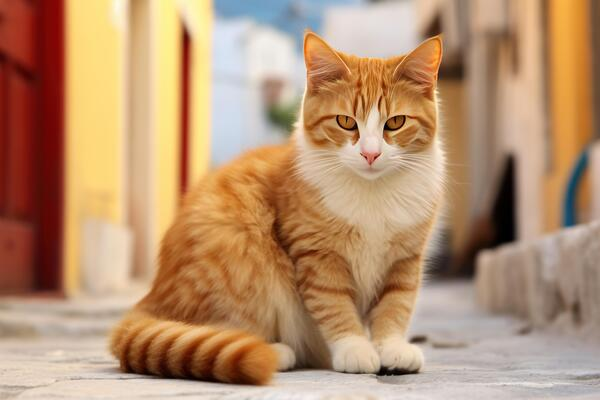
#> input picture photos/firstcat.png, 600 x 400 px, found by its file name
$ python '06 imageTransformations.py'
#> lines starting #> are read from the running program, lines starting #| are printed output that depends on the picture
import cv2 as cv

# 06 Image Transformations
import numpy as np

img = cv.imread('Photos/firstcat.png')
#> img is the input picture: shape (400, 600, 3); mean B, G, R 112, 145.3, 183.5

cv.imshow('Image', img)

# Translation
def translatee(img, x, y):       #to translate an image you need to make a translation matrix, you can rename the function something else
#> called with x = -100, y = 100
    transMatrix=np.float32([[1,0,x], [0,1,y]])  #you need a transltion matrix. this takes in a list, with 2 lists inside it
    dimensions = (img.shape[1], img.shape[0])   #returns the dimension of the image. [1] is x. [0] is y. For (.shape) function, the height of the image is stored at the index 0. The width of the image is stored at index 1
#> dimensions = (600, 400)
    return cv.warpAffine(img, transMatrix, dimensions)         #return translated image
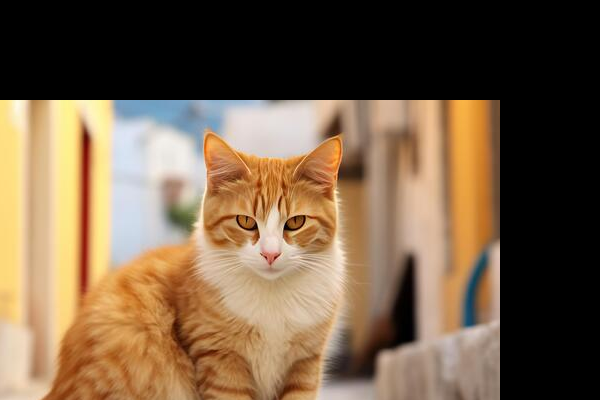
#> returned value: shape (400, 600, 3); mean of channels 0, 1, 2 71.5, 95.4, 118.1; drawn as B, G, R

#-x --> left
#-y --> up

translated = translatee(img, -100, 100)        #moving it right 100 pixels and down 100 pixels
#cv.imshow('Translated', translated )

# Rotation
# open cv allow you to specify the point at which you would like to rotate the image, this could be the center or a corner
def rotate(img, angle, rotPoint=None):
#> called with angle = 45
    (height, width) = img.shape[:2]     #grab height and width of the image by setting it equal to img.shape[:2] of the first 2 values
#> height = 400; width = 600
                                        #[1] is x. [0] is y.
    if rotPoint is None:                #here we are saying that if the rotation point is none, we are assuming that we want to rotate around the center of the image
        rotPoint = (width//2, height//2)
#> rotPoint = (300, 200)

    rotMat= cv.getRotationMatrix2D(rotPoint, angle,1)        #you ned a rotation matrix. this takes the (<rotation point>, <the angle to rotate around>, <scale value>) we dont want to scale the image so make <scale value>=1
    dimensions=(width, height)
#> dimensions = (600, 400)
    return cv.warpAffine(img, rotMat, dimensions)       #return rotated image (<needs the image>,<rotation matrix>,<destination size which is the dimensions>)
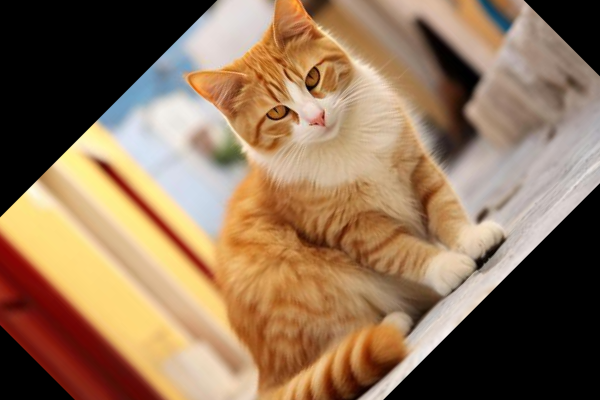
#> returned value: shape (400, 600, 3); mean of channels 0, 1, 2 88.3, 115.2, 144.3; drawn as B, G, R

rotated=rotate(img, 45)         #-angle value will rotate CW
#cv.imshow('Rotated', rotated)

# Rotate an already rotated image - this can create missing parts of images corners because when you rotate once you get some black space where there was no image, and if you rotate that it also rotates the blakc space so you get some black triangle cutout on your image.
rotate_rotated=rotate(rotated, 45)
#> call 2 of rotate, with angle = 45
#> in rotate (call 2), `return cv.warpAffine(img, rotMat, dimensions)`:
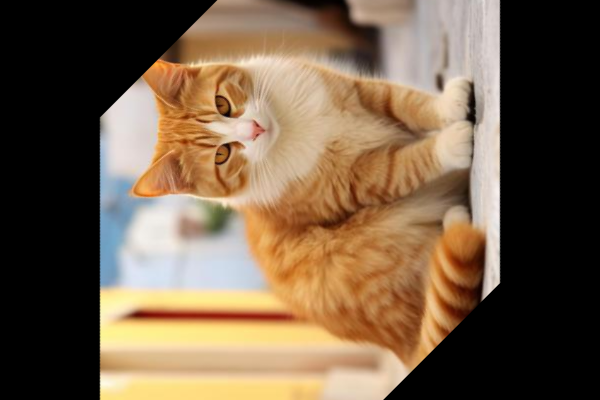
#> returned value: shape (400, 600, 3); mean of channels 0, 1, 2 72.4, 94.7, 116; drawn as B, G, R
#cv.imshow('Rotate rotated',rotate_rotated )

#Resizing and Image
resized=cv.resize(img,(500, 500), interpolation=cv.INTER_CUBIC )     #pass in <image>, <destination size>, <interpolation>                                                               #cv.INTER_AREA is default(good for shrinking image). you can also put cv.INTER_LINEAR or cv.INTER_CUBIC (good for enlarging image, CUBIC is slow but best quality)
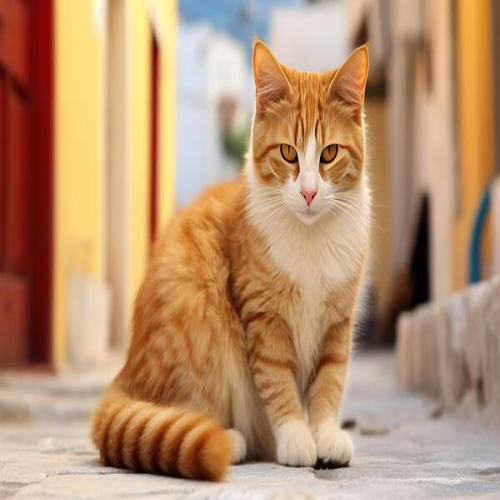
#> resized: shape (500, 500, 3); mean B, G, R 112, 145.3, 183.5
#cv.imshow('Resized', resized)

#Flipping an Image
#dont need to define a function, just need to create a variable and set = to cv.flip
flip=cv.flip(img, 1)      #takes in <img>, <flip code (0:flip vertically/over x axis, 1:flip horizontally/over y axis, -1:flip vertically&horizontally)>
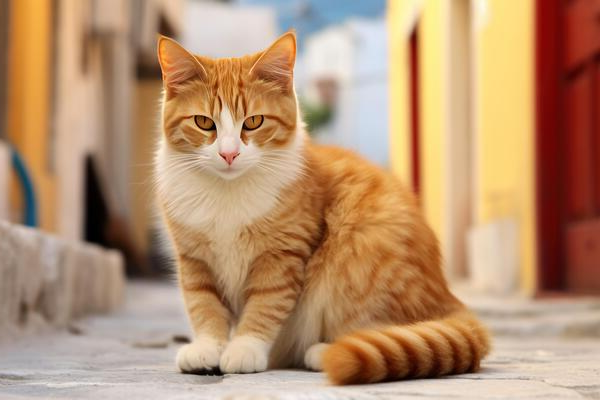
#> flip: shape (400, 600, 3); mean B, G, R 112, 145.3, 183.5
#cv.imshow('Flip', flip)

#Cropping
cropped=img[200:400, 300:400]
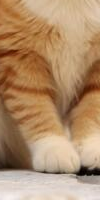
#> cropped: shape (200, 100, 3); mean B, G, R 106.5, 141.3, 176.8
cv.imshow('Cropped', cropped)

cv.waitKey(0)

$ run again, with photos/fourthcat.png copied over photos/firstcat.png
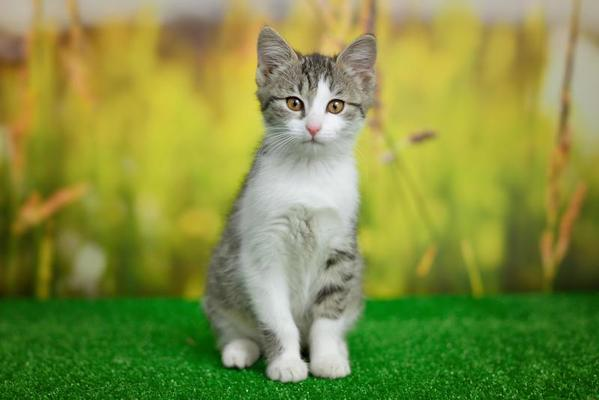
#> input picture photos/fourthcat.png, 599 x 400 px, found by its file name
#> img is the input picture: shape (400, 599, 3); mean B, G, R 66, 142.6, 129.7
#> `flip=cv.flip(img, 1)`:
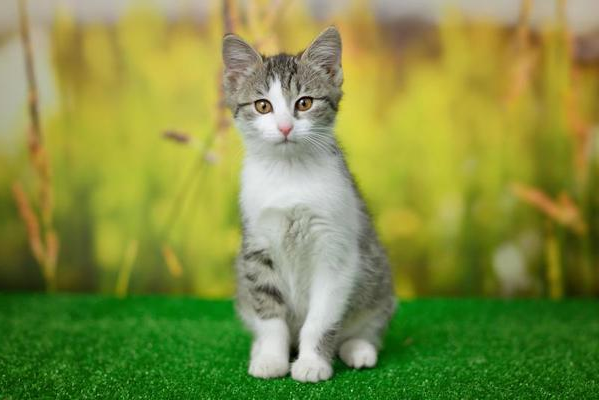
#> flip: shape (400, 599, 3); mean B, G, R 66, 142.6, 129.7
#> `cropped=img[200:400, 300:400]`:
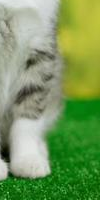
#> cropped: shape (200, 100, 3); mean B, G, R 93.5, 153, 120.9

$ run again, with photos/group_1.png copied over photos/firstcat.png
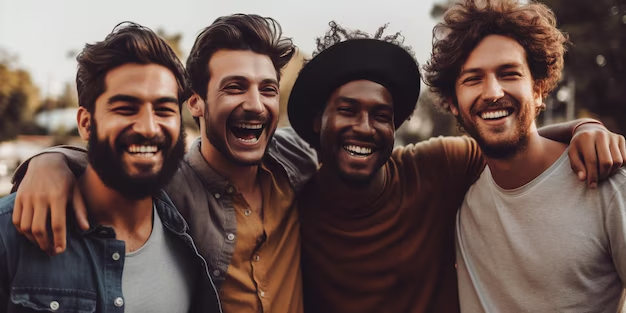
#> input picture photos/group_1.png, 626 x 313 px, found by its file name
#> img is the input picture: shape (313, 626, 3); mean B, G, R 77.8, 83.1, 103.8
#> `flip=cv.flip(img, 1)`:
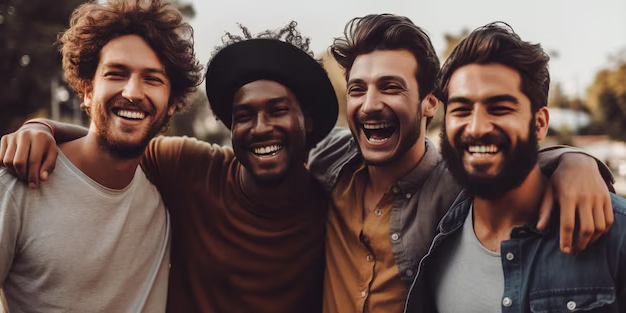
#> flip: shape (313, 626, 3); mean B, G, R 77.8, 83.1, 103.8
#> `cropped=img[200:400, 300:400]`:
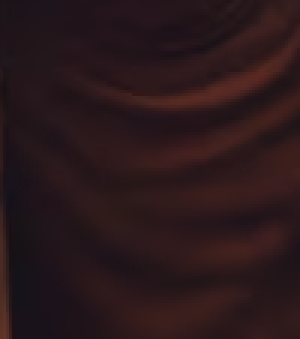
#> cropped: shape (113, 100, 3) (shown 3 times larger); mean B, G, R 26.9, 23.9, 42.2

$ run again, with photos/group_2.png copied over photos/firstcat.png
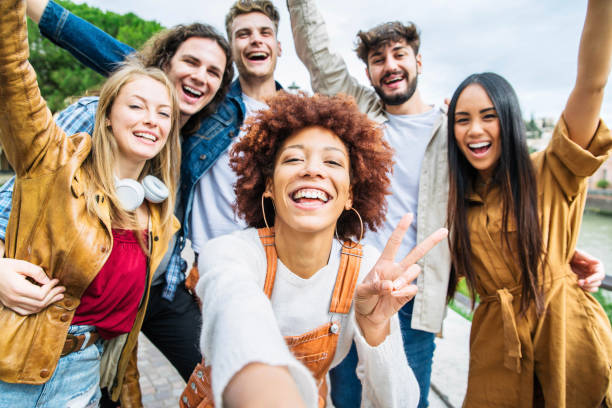
#> input picture photos/group_2.png, 612 x 408 px, found by its file name
#> img is the input picture: shape (408, 612, 3); mean B, G, R 127.8, 144.4, 165
#> `flip=cv.flip(img, 1)`:
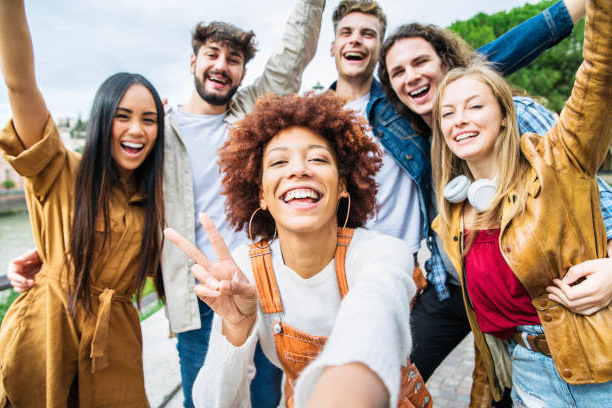
#> flip: shape (408, 612, 3); mean B, G, R 127.8, 144.4, 165
#> `cropped=img[200:400, 300:400]`:
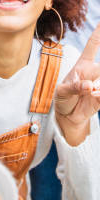
#> cropped: shape (200, 100, 3); mean B, G, R 148.1, 163.3, 192.8
